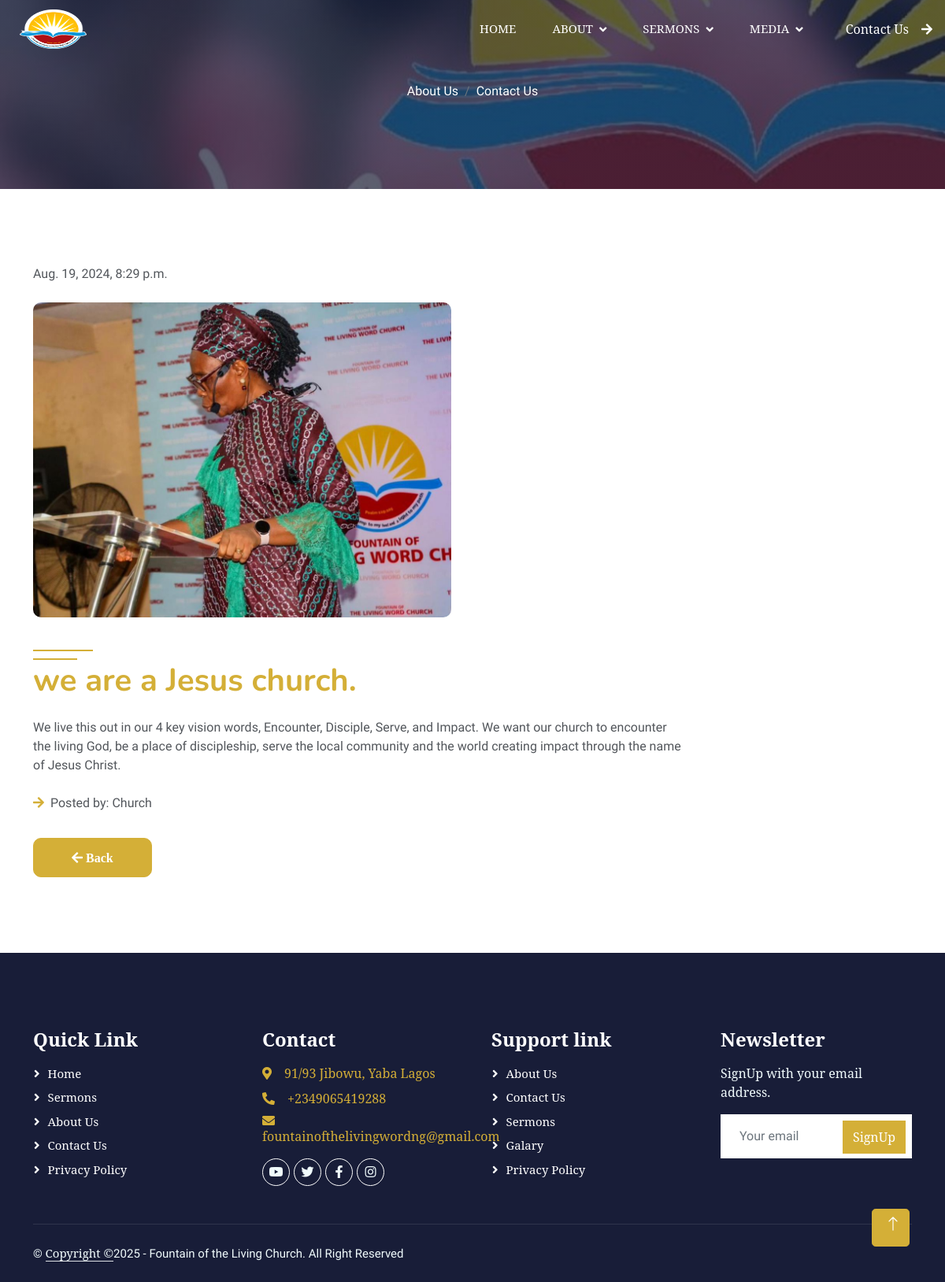
The page /article/3/ on the database as committed earlier.
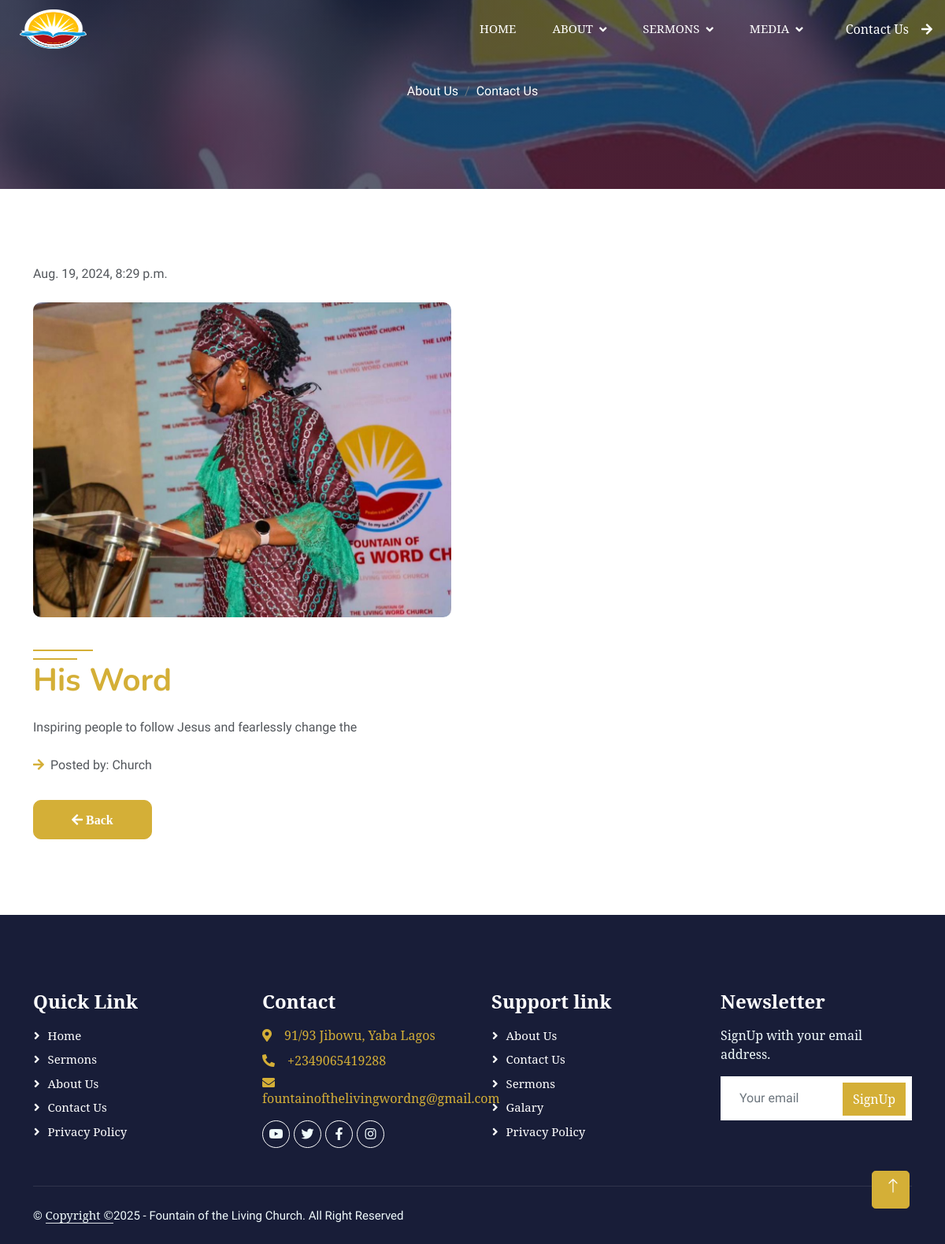
The same page on the database as committed later.
### fountain/models.py (models this page shows, shortened)
class FountainChurchMainPost(models.Model):
    fountain_church_title = models.CharField(max_length=255, blank=True, null=True)
    fountain_church_description = models.TextField()
    fountain_church_slug = models.SlugField (max_length=255,blank=True, null=True)
    fountain_church_img = models.ImageField(upload_to='images/')
    fountain_church_date = models.DateTimeField (auto_now_add= True)
    fountain_church_author = models.ForeignKey(User, on_delete=models.CASCADE)
    class Meta:
        ordering =['-fountain_church_date']

### fountain/views.py (the view, shortened to what this page needs)
# urls.py: path('article/<int:pk>/', ArticleDetailView.as_view(), name="detail"),
class ArticleDetailView(DetailView):
    model = FountainChurchMainPost
    template_name = 'fountainchurch/article_detail.html'

### templates/fountainchurch/article_detail.html (shortened to what this page needs)
{% extends "base.html" %}
{% load static %}
{% block content%}
  <div class="container-fluid bg-primary py-5 mb-5 page-header">
    <div class="container py-5">
        <div class="row justify-content-center">
            <div class="col-lg-10 text-center">
                <nav aria-label="breadcrumb">
                    <ol class="breadcrumb justify-content-center">
                        <li class="breadcrumb-item"><a class="text-white" href="{% url 'about' %}">About Us</a></li>
                        <li class="breadcrumb-item"><a class="text-white" href="{% url 'contact' %}">Contact Us</a></li>
                    </ol>
                </nav>
            </div>
        </div>
    </div>
</div>
    <div class="container-xxl py-5">
        <div class="container">
            <p class="mb-4">{{ object.fountain_church_date }}</p>
            <div class="row g-5">
                <div class="col-lg-12 wow fadeInUp" data-wow-delay="0.1s" style="min-height: 400px;">
                    <div class="position-relative h-100">
                        <img class="img-fluid position-absolute w-99 h-100" src="{{ object.fountain_church_img.url }}" alt="" style="object-fit: cover; border-radius: 10px;">
                    </div>
                </div>
                <div class="col-lg-9 wow fadeInUp" data-wow-delay="0.3s">
                    <h1 class="mb-4"style="color: #d4af37;">{{ object.fountain_church_title }}</h1>
                    <p class="mb-4">{{ object.fountain_church_description }}</p>
                    <div class="row gy-2 gx-4 mb-4">
                        <div class="col-sm-6">
                            <p class="mb-0"><i class="fa fa-arrow-right text-primary me-2"></i>Posted by: Church</p>
                        </div>
                    </div>
                    <div class="btn-wrapper">
                            <a href=""onclick="history.back(); return false;" class="btn btn-primary py-3 px-5 mt-2"style="border-radius: 10px;"><i class="fa fa-arrow-left"> Back </i></a>
                        </div>
                </div>
            </div>
        </div>
    </div>
    {% endblock %}

### templates/base.html (shortened to what this page needs)
{% load static %}
<head>
    <link href="https://cdnjs.cloudflare.com/ajax/libs/font-awesome/5.10.0/css/all.min.css" rel="stylesheet">
    <link href="https://cdn.jsdelivr.net/npm/bootstrap-icons@1.4.1/font/bootstrap-icons.css" rel="stylesheet">
    <link href="{% static 'css/style.css' %}" rel="stylesheet">
    <link href="{% static 'lib/animate/animate.min.css' %}" rel="stylesheet">
    <link href="{% static 'lib/owlcarousel/assets/owl.carousel.min.css' %}" rel="stylesheet">
    <link href="{% static 'css/bootstrap.min.css' %}" rel="stylesheet">
</head>
<body>
<nav class="navbar navbar-expand-lg navbar-light sticky-top p-0">
    <div class="logo-normal">
        <a class="navbar-brand" href="{% url 'home' %}">
            <img src="{% static 'img/logo.jpg'%}" style="border-radius:5px; margin-left:25px;" width="85" height="50" alt="">
        </a>
    </div>
    <div class="collapse navbar-collapse" id="navbarCollapse">
        <div class="navbar-nav ms-auto p-4 p-lg-0">
            <a href="{% url 'home' %}" class="nav-item nav-link active" style="font-family: 'serif'; color: white;">Home</a>
            <div class="nav-item dropdown">
                <a href="#" class="nav-link dropdown-toggle" data-bs-toggle="dropdown" style="font-family: 'serif'; color: white;">About</a>
            </div>
            <div class="nav-item dropdown">
                <a href="#" class="nav-link dropdown-toggle" data-bs-toggle="dropdown" style="font-family: 'serif'; color: white;">Sermons</a>
            </div>
            <div class="nav-item dropdown">
                <a href="#" class="nav-link dropdown-toggle" data-bs-toggle="dropdown" style="font-family: 'serif'; color: white;">Media</a>
            </div>
        </div>
        <a href="{% url 'contact' %}" class="nav-item nav-link active" style="font-family: 'serif'; color: white;">Contact Us<i class="fa fa-arrow-right ms-3"></i></a>
    </div>
</nav>
  {% block content %}
  {% endblock  %}
    <div class="container-fluid bg-dark text-light footer pt-5 mt-5 wow fadeIn" data-wow-delay="0.1s">
        <div class="container py-5">
            <div class="row g-5">
                <div class="col-lg-3 col-md-6">
                    <h4 class="text-white mb-3"style="font-family: 'serif';">Quick Link</h4>
                    <a class="btn btn-link" href="{% url 'home' %}"style="font-family: 'serif';">Home</a>
                    <a class="btn btn-link" href="{% url 'sermons' %}"style="font-family: 'serif';">Sermons</a>
                    <a class="btn btn-link" href="{% url 'about' %}"style="font-family: 'serif';">About Us</a>
                    <a class="btn btn-link" href="{% url 'contact' %}"style="font-family: 'serif';">Contact Us</a>
                    <a class="btn btn-link" href=""style="font-family: 'serif';">Privacy Policy</a>
                </div>
                <div class="col-lg-3 col-md-6">
                    <h4 class="text-white mb-3"style="font-family: 'serif';">Contact</h4>
                    <a href="https://maps.app.goo.gl/kkrY5vSyGTRRczi38"target="_blank">
                    <p class="mb-2"style="font-family: 'serif';"><i class="fa fa-map-marker-alt me-3"></i>91/93 Jibowu, Yaba Lagos</p>
                    </a>
                    <a href="https://wa.me/++2349065419288?text=Hi Fountain Of The Living Church?"target="_blank"class="mb-0">
                    <p class="mb-2"style="font-family: 'serif';"><i class="fa fa-phone-alt me-3"></i>+2349065419288</p>
                    </a>
                    <a href="mailto:fountainofthelivingwordng@gmail.com"target="_blank">
                    <p class="mb-2"style="font-family: 'serif';"><i class="fa fa-envelope me-3"></i>fountainofthelivingwordng@gmail.com</p>
                    </a>
                    <div class="d-flex pt-2">
                        <a class="btn btn-outline-light btn-social" href="https://youtube.com/@fountainofthelivingwordchu8992?si=8sAF4xjRCxC6ue_t"target="_blank"><i class="fab fa-youtube"></i></a>
                        <a class="btn btn-outline-light btn-social" href="https://x.com/ftlwchurchng?s=21"target="_blank"><i class="fab fa-twitter"></i></a>
                        <a class="btn btn-outline-light btn-social" href="https://www.facebook.com/share/pJrALfrUVaWZmEcK/?mibextid=LQQJ4d"target="_blank"><i class="fab fa-facebook-f"></i></a>
                        <a class="btn btn-outline-light btn-social" href="https://www.instagram.com/fountainofthelivingwordng/"target="_blank"><i class="fab fa-instagram"></i></a>
                    </div>
                </div>
                <div class="col-lg-3 col-md-6">
                    <h4 class="text-white mb-3"style="font-family: 'serif';">Support link</h4>
                    <a class="btn btn-link" href="{% url 'about' %}"style="font-family: 'serif';">About Us</a>
                    <a class="btn btn-link" href="{% url 'contact' %}"style="font-family: 'serif';">Contact Us</a>
                    <a class="btn btn-link" href="{% url 'sermons' %}"style="font-family: 'serif';">Sermons</a>
                    <a class="btn btn-link" href="{% url 'galary' %}"style="font-family: 'serif';">Galary</a>
                    <a class="btn btn-link" href=""style="font-family: 'serif';">Privacy Policy</a>
                </div>
                <div class="col-lg-3 col-md-6">
                    <h4 class="text-white mb-3"style="font-family: 'serif';">Newsletter</h4>
                    <p style="font-family: 'serif';">SignUp with your email address.</p>
                    <div class="position-relative mx-auto" style="max-width: 400px;">
                        <input class="form-control border-0 w-100 py-3 ps-4 pe-5" type="text" placeholder="Your email">
                        <button type="button" class="btn btn-primary py-2 position-absolute top-0 end-0 mt-2 me-2"style="font-family: 'serif';">SignUp</button>
                    </div>
                </div>
            </div>
        </div>
        <div class="container">
            <div class="copyright">
                <div class="row">
                    <div class="col-md-6 text-center text-md-start mb-3 mb-md-0">
                        &copy; <a class="border-bottom" href="https://senwin.pythonanywhere.com/"target="_blank"style="font-family: 'serif';">Copyright ©</a>2025 - Fountain of the Living Church. All Right Reserved
                    </div>
                </div>
            </div>
        </div>
    </div>
    <a href="#" class="btn btn-lg btn-primary btn-lg-square back-to-top"><i class="bi bi-arrow-up"></i></a>
</body>
</html>

### static/css/style.css (style rules this page uses)
.back-to-top { position: fixed; display: none; right: 45px; bottom: 45px; z-index: 99; }
.btn { font-family: 'Nunito', sans-serif; font-weight: 600; transition: .5s; }
h1, .h1, h2, .h2, h3, .h3, h4, .h4, h5, .h5, h6, .h6 { margin-top: 0; margin-bottom: .5rem; font-family: sans-serif; font-weight: 700; line-height: 1.2; color: #181d38; }
body { margin: 0; font-family: sans-serif; font-size: 1rem; font-weight: 400; line-height: 1.5; color: #52565b; background-color: #fff; -webkit-text-size-adjust: 100%; -webkit-tap-highlight-color: rgba(0, 0, 0, 0); }
h1, .h1, h2, .h2, h3, .h3, h4, .h4, h5, .h5, h6, .h6 { margin-top: 0; margin-bottom: .5rem; font-family: Georgia; font-weight: 700; line-height: 1.2; color: #181d38; }
.btn.btn-primary, .btn.btn-secondary { color: #FFFFFF; }
.btn-lg-square { width: 48px; height: 48px; }
.btn-square, .btn-sm-square, .btn-lg-square { padding: 0; display: flex; align-items: center; justify-content: center; font-weight: normal; border-radius: 0px; }
.navbar { background-color: transparent; transition: background-color 0.3s ease, box-shadow 0.3s ease; }
.navbar.sticky-top { position: fixed; top: 0; width: 100%; z-index: 999; }
.navbar .navbar-nav .nav-link { color: #FFFFFF; font-size: 15px; text-transform: uppercase; margin-right: 30px; padding: 25px 0; outline: none; transition: color 0.3s ease; }
.navbar .navbar-nav .nav-link:hover, .navbar .navbar-nav .nav-link.active { color: #d4af37; }
.navbar-light .navbar-brand, .navbar-light a.btn { height: 75px; }
.navbar-light .navbar-nav .nav-link { color: var(--dark); font-weight: 500; }
.navbar .dropdown-toggle::after { border: none; content: "\f107"; font-family: "Font Awesome 5 Free"; font-weight: 900; vertical-align: middle; margin-left: 8px; }
.page-header { background: linear-gradient(rgba(24, 29, 56, .7), rgba(24, 29, 56, .7)), url(../img/carousel-1.jpg); background-position: center center; background-repeat: no-repeat; background-size: cover; }
.breadcrumb-item + .breadcrumb-item::before { color: var(--light); }
.footer .btn.btn-social { margin-right: 5px; width: 35px; height: 35px; display: flex; align-items: center; justify-content: center; color: var(--light); font-weight: normal; border: 1px solid #FFFFFF; border-radius: 35px; transition: .3s; }
.footer .btn.btn-link { display: block; margin-bottom: 5px; padding: 0; text-align: left; color: #FFFFFF; font-size: 15px; font-weight: normal; text-transform: capitalize; transition: .3s; }
.footer .btn.btn-link::before { position: relative; content: "\f105"; font-family: "Font Awesome 5 Free"; font-weight: 900; margin-right: 10px; }
.footer .copyright { padding: 25px 0; font-size: 15px; border-top: 1px solid rgba(256, 256, 256, .1); }
.footer .copyright a { color: var(--light); }

Rows that differ between the two databases and show on the page:
changed FountainChurchMainPost: fountain_church_title "we are a Jesus church." → "His Word"; fountain_church_description "We live this out in our 4 key vision words, Encounter, Disciple, Serve, and Impact. We want our church to encounter the living God, be a place of discipleship, serve the local community and the world creating impact through the name of Jesus Christ." → "Inspiring people to follow Jesus and fearlessly change the"
